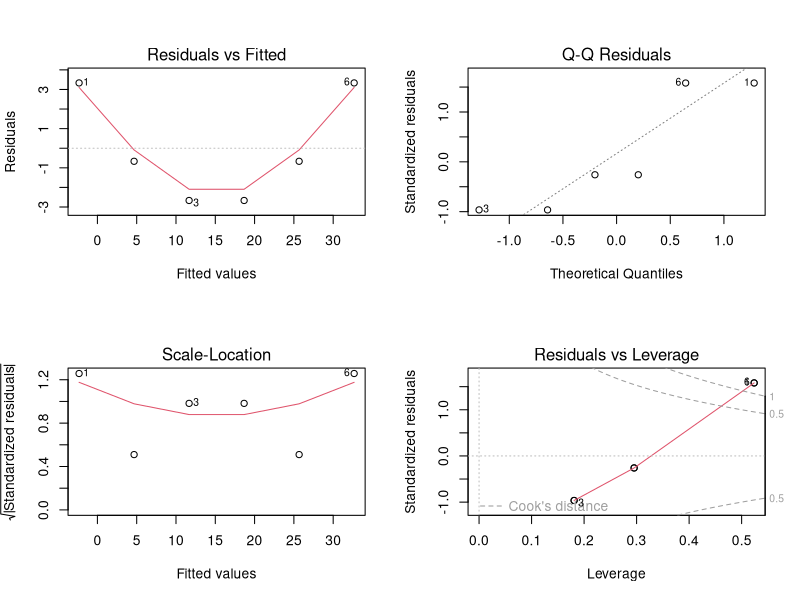

Reproduce this figure in R.
x <- 1:6  # Create vector.
y <- x^2  # Create vector by formula.
print(y)  # Print the vector's contents.

mean(y)  # Arithmetic mean of vector.


var(y)  # Sample variance of vector.


model <- lm(y ~ x)  # Linear regression model y = A + B * x.
print(model)  # Print the model's results.

summary(model)  # Display an in-depth summary of the model.

par(mfrow = c(2, 2))  # Create a 2 by 2 layout for figures.
plot(model)  # Output diagnostic plots of the model.